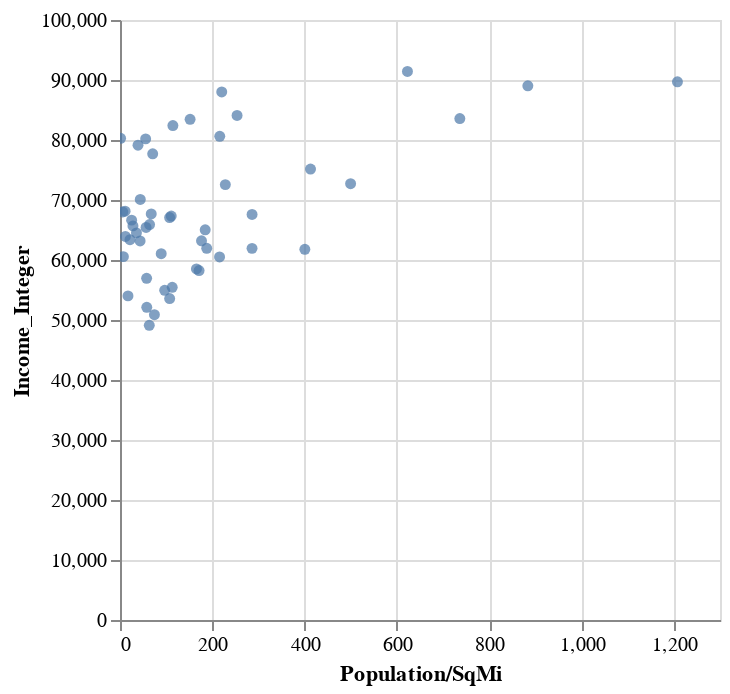

Write notebook code for a chart like this one.
### Code cell
scatter.interactive()

### Figure 1 — Vega-Lite specification as saved in the notebook (floating-point values rounded to 4 significant figures)
{"config": {"view": {"continuousWidth": 300, "continuousHeight": 300}}, "data": {"name": "data-576e63821e2de8e2c27960e0673ef48f"}, "mark": {"type": "circle"}, "encoding": {"x": {"field": "Population/SqMi", "type": "quantitative"}, "y": {"field": "Income_Integer", "type": "quantitative"}}, "params": [{"name": "param_6", "select": {"type": "interval", "encodings": ["x", "y"]}, "bind": "scales"}], "$schema": "https://vega.github.io/schema/vega-lite/v5.15.1.json", "datasets": {"data-576e63821e2de8e2c27960e0673ef48f": [{"State": "Alabama", "Population": 4903185, "id": 1, "Median Household income": "$54,943", "Land mi2": 50645, "Population/SqMi": 96.81, "Income_Integer": 54943}, {"State": "Alaska", "Population": 731545, "id": 2, "Median Household income": "$80,287", "Land mi2": 570641, "Population/SqMi": 1.282, "Income_Integer": 80287}, {"State": "Arizona", "Population": 7278717, "id": 4, "Median Household income": "$65,913", "Land mi2": 113594, "Population/SqMi": 64.08, "Income_Integer": 65913}, {"State": "Arkansas", "Population": 3017804, "id": 5, "Median Household income": "$52,123", "Land mi2": 52035, "Population/SqMi": 58.0, "Income_Integer": 52123}, {"State": "California", "Population": 39512223, "id": 6, "Median Household income": "$84,097", "Land mi2": 155779, "Population/SqMi": 253.6, "Income_Integer": 84097}, {"State": "Colorado", "Population": 5758736, "id": 8, "Median Household income": "$80,184", "Land mi2": 103642, "Population/SqMi": 55.56, "Income_Integer": 80184}, {"State": "Connecticut", "Population": 3565287, "id": 9, "Median Household income": "$83,572", "Land mi2": 4842, "Population/SqMi": 736.3, "Income_Integer": 83572}, {"State": "Delaware", "Population": 973764, "id": 10, "Median Household income": "$72,724", "Land mi2": 1949, "Population/SqMi": 499.6, "Income_Integer": 72724}, {"State": "Florida", "Population": 21477737, "id": 12, "Median Household income": "$61,777", "Land mi2": 53625, "Population/SqMi": 400.5, "Income_Integer": 61777}, {"State": "Georgia", "Population": 10617423, "id": 13, "Median Household income": "$65,030", "Land mi2": 57513, "Population/SqMi": 184.6, "Income_Integer": 65030}, {"State": "Hawaii", "Population": 1415872, "id": 15, "Median Household income": "$88,005", "Land mi2": 6423, "Population/SqMi": 220.4, "Income_Integer": 88005}, {"State": "Idaho", "Population": 1787065, "id": 16, "Median Household income": "$63,377", "Land mi2": 82643, "Population/SqMi": 21.62, "Income_Integer": 63377}, {"State": "Illinois", "Population": 12671821, "id": 17, "Median Household income": "$72,563", "Land mi2": 55519, "Population/SqMi": 228.2, "Income_Integer": 72563}, {"State": "Indiana", "Population": 6732219, "id": 18, "Median Household income": "$61,944", "Land mi2": 35826, "Population/SqMi": 187.9, "Income_Integer": 61944}, {"State": "Iowa", "Population": 3155070, "id": 19, "Median Household income": "$65,429", "Land mi2": 55857, "Population/SqMi": 56.48, "Income_Integer": 65429}, {"State": "Kansas", "Population": 2913314, "id": 20, "Median Household income": "$64,521", "Land mi2": 81759, "Population/SqMi": 35.63, "Income_Integer": 64521}, {"State": "Kentucky", "Population": 4467673, "id": 21, "Median Household income": "$55,454", "Land mi2": 39486, "Population/SqMi": 113.1, "Income_Integer": 55454}, {"State": "Louisiana", "Population": 4648794, "id": 22, "Median Household income": "$53,571", "Land mi2": 43204, "Population/SqMi": 107.6, "Income_Integer": 53571}, {"State": "Maine", "Population": 1344212, "id": 23, "Median Household income": "$63,182", "Land mi2": 30843, "Population/SqMi": 43.58, "Income_Integer": 63182}, {"State": "Maryland", "Population": 6045680, "id": 24, "Median Household income": "$91,431", "Land mi2": 9707, "Population/SqMi": 622.8, "Income_Integer": 91431}, {"State": "Massachusetts", "Population": 6892503, "id": 25, "Median Household income": "$89,026", "Land mi2": 7800, "Population/SqMi": 883.7, "Income_Integer": 89026}, {"State": "Michigan", "Population": 9986857, "id": 26, "Median Household income": "$63,202", "Land mi2": 56539, "Population/SqMi": 176.6, "Income_Integer": 63202}, {"State": "Minnesota", "Population": 5639632, "id": 27, "Median Household income": "$77,706", "Land mi2": 79627, "Population/SqMi": 70.83, "Income_Integer": 77706}, {"State": "Mississippi", "Population": 2976149, "id": 28, "Median Household income": "$49,111", "Land mi2": 46923, "Population/SqMi": 63.43, "Income_Integer": 49111}, {"State": "Missouri", "Population": 6137428, "id": 29, "Median Household income": "$61,043", "Land mi2": 68742, "Population/SqMi": 89.28, "Income_Integer": 61043}, {"State": "Montana", "Population": 1068778, "id": 30, "Median Household income": "$60,560", "Land mi2": 145546, "Population/SqMi": 7.343, "Income_Integer": 60560}, {"State": "Nebraska", "Population": 1934408, "id": 31, "Median Household income": "$66,644", "Land mi2": 76824, "Population/SqMi": 25.18, "Income_Integer": 66644}, {"State": "Nevada", "Population": 3080156, "id": 32, "Median Household income": "$65,686", "Land mi2": 109781, "Population/SqMi": 28.06, "Income_Integer": 65686}, {"State": "New Hampshire", "Population": 1359711, "id": 33, "Median Household income": "$83,449", "Land mi2": 8953, "Population/SqMi": 151.9, "Income_Integer": 83449}, {"State": "New Jersey", "Population": 8882190, "id": 34, "Median Household income": "$89,703", "Land mi2": 7354, "Population/SqMi": 1208.0, "Income_Integer": 89703}, {"State": "New Mexico", "Population": 2096829, "id": 35, "Median Household income": "$54,020", "Land mi2": 121298, "Population/SqMi": 17.29, "Income_Integer": 54020}, {"State": "New York", "Population": 19453561, "id": 36, "Median Household income": "$75,157", "Land mi2": 47126, "Population/SqMi": 412.8, "Income_Integer": 75157}, {"State": "North Carolina", "Population": 10488084, "id": 37, "Median Household income": "$60,516", "Land mi2": 48618, "Population/SqMi": 215.7, "Income_Integer": 60516}, {"State": "North Dakota", "Population": 762062, "id": 38, "Median Household income": "$68,131", "Land mi2": 69001, "Population/SqMi": 11.04, "Income_Integer": 68131}, {"State": "Ohio", "Population": 11689100, "id": 39, "Median Household income": "$61,938", "Land mi2": 40861, "Population/SqMi": 286.1, "Income_Integer": 61938}, {"State": "Oklahoma", "Population": 3956971, "id": 40, "Median Household income": "$56,956", "Land mi2": 68595, "Population/SqMi": 57.69, "Income_Integer": 56956}, {"State": "Oregon", "Population": 4217737, "id": 41, "Median Household income": "$70,084", "Land mi2": 95988, "Population/SqMi": 43.94, "Income_Integer": 70084}, {"State": "Pennsylvania", "Population": 12801989, "id": 42, "Median Household income": "$67,587", "Land mi2": 44743, "Population/SqMi": 286.1, "Income_Integer": 67587}, {"State": "South Carolina", "Population": 5148714, "id": 46, "Median Household income": "$58,234", "Land mi2": 30061, "Population/SqMi": 171.3, "Income_Integer": 58234}, {"State": "South Dakota", "Population": 884659, "id": 47, "Median Household income": "$63,920", "Land mi2": 75811, "Population/SqMi": 11.67, "Income_Integer": 63920}, {"State": "Tennessee", "Population": 6829174, "id": 48, "Median Household income": "$58,516", "Land mi2": 41235, "Population/SqMi": 165.6, "Income_Integer": 58516}, {"State": "Texas", "Population": 28995881, "id": 49, "Median Household income": "$67,321", "Land mi2": 261232, "Population/SqMi": 111.0, "Income_Integer": 67321}, {"State": "Utah", "Population": 3205958, "id": 50, "Median Household income": "$79,133", "Land mi2": 82170, "Population/SqMi": 39.02, "Income_Integer": 79133}, {"State": "Vermont", "Population": 623989, "id": 51, "Median Household income": "$67,674", "Land mi2": 9217, "Population/SqMi": 67.7, "Income_Integer": 67674}, {"State": "Virginia", "Population": 8535519, "id": 53, "Median Household income": "$80,615", "Land mi2": 39490, "Population/SqMi": 216.1, "Income_Integer": 80615}, {"State": "Washington", "Population": 7614893, "id": 54, "Median Household income": "$82,400", "Land mi2": 66456, "Population/SqMi": 114.6, "Income_Integer": 82400}, {"State": "West Virginia", "Population": 1792147, "id": 55, "Median Household income": "$50,884", "Land mi2": 24038, "Population/SqMi": 74.55, "Income_Integer": 50884}, {"State": "Wisconsin", "Population": 5822434, "id": 56, "Median Household income": "$67,080", "Land mi2": 54158, "Population/SqMi": 107.5, "Income_Integer": 67080}, {"State": "Wyoming", "Population": 578759, "id": 72, "Median Household income": "$68,002", "Land mi2": 97093, "Population/SqMi": 5.961, "Income_Integer": 68002}]}}
